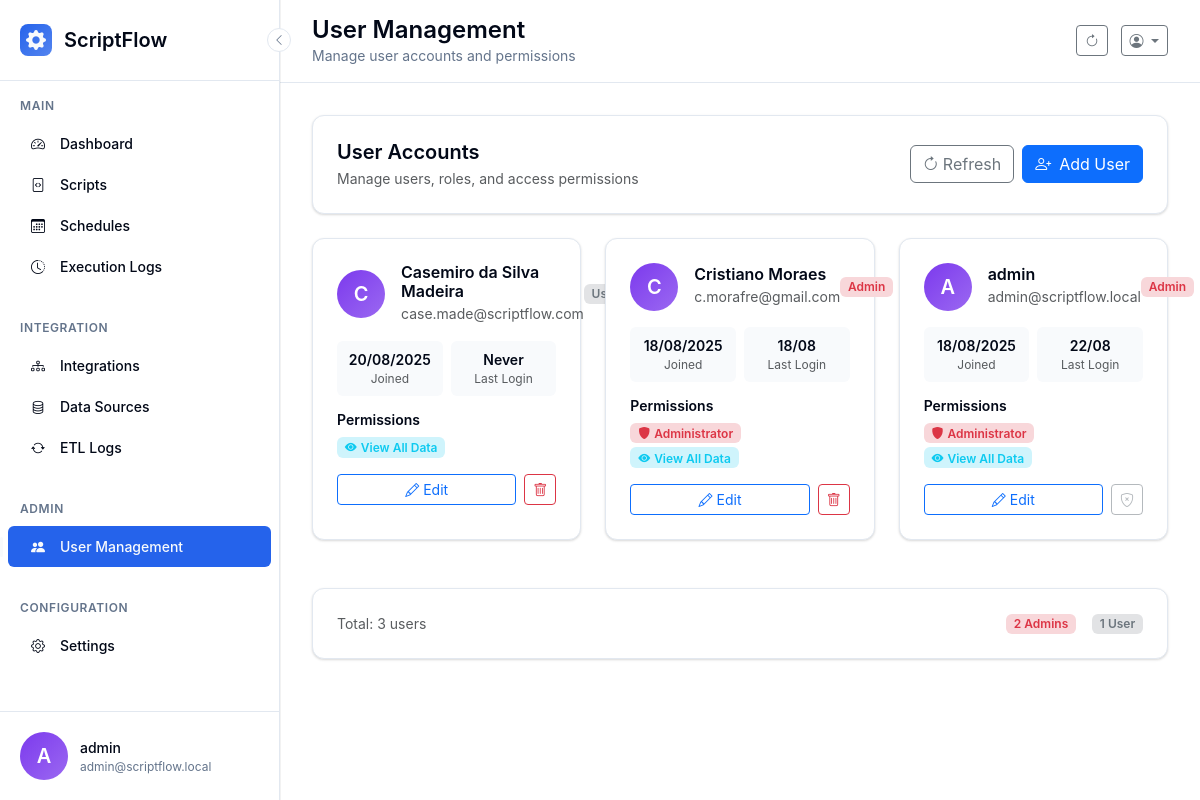
Page /admin/users (signed in) on the committed database.
### scriptflow.py (models this page shows, shortened)
class User(UserMixin, db.Model):
    __tablename__ = 'users'
    id = db.Column(db.Integer, primary_key=True)
    username = db.Column(db.String(80), unique=True, nullable=False)
    email = db.Column(db.String(120), unique=True, nullable=False)
    password_hash = db.Column(db.String(255), nullable=False)
    is_admin = db.Column(db.Boolean, default=False, nullable=False)
    can_view_all_data = db.Column(db.Boolean, default=False, nullable=False)
    created_at = db.Column(db.DateTime, default=datetime.now)
    last_login = db.Column(db.DateTime)

### app/controllers/admin.py (the view)
    @admin_bp.route('/users')
    @login_required
    @admin_required
    def manage_users():
        users = User.query.order_by(User.created_at.desc()).all()
        return render_template('admin/users.html', users=users)

### templates/admin/users.html (shortened to what this page needs)
{% extends "base.html" %}
{% block page_title %}User Management{% endblock %}
{% block page_subtitle %}Manage user accounts and permissions{% endblock %}
{% block content %}
<div class="row mb-4">
    <div class="col-12">
        <div class="modern-card">
            <div class="d-flex justify-content-between align-items-center">
                <div>
                    <h5 class="mb-1 fw-semibold">User Accounts</h5>
                    <p class="text-muted mb-0 small">Manage users, roles, and access permissions</p>
                </div>
                <div class="d-flex gap-2">
                    <button class="btn btn-outline-secondary" onclick="refreshUsers()">
                        <i class="bi bi-arrow-clockwise me-1"></i>Refresh
                    </button>
                    <a href="{{ url_for('admin.create_user') }}" class="btn btn-primary">
                        <i class="bi bi-person-plus me-2"></i>Add User
                    </a>
                </div>
            </div>
        </div>
    </div>
</div>
{% if users %}
<div class="row">
    {% for user in users %}
    <div class="col-lg-4 col-md-6 mb-4">
        <div class="modern-card h-100">
            <div class="d-flex align-items-center mb-3">
                <div class="user-avatar me-3">
                    {{ user.username[0].upper() }}
                </div>
                <div class="flex-grow-1">
                    <h6 class="mb-0 fw-semibold">{{ user.username }}</h6>
                    <small class="text-muted">{{ user.email }}</small>
                </div>
                {% if user.is_admin %}
                <span class="badge bg-danger-subtle text-danger">Admin</span>
                {% else %}
                <span class="badge bg-secondary-subtle text-secondary">User</span>
                {% endif %}
            </div>
            <div class="mb-3">
                <div class="row g-2 text-center">
                    <div class="col-6">
                        <div class="p-2 bg-light rounded">
                            <div class="fw-semibold small">{{ user.created_at.strftime('%d/%m/%Y') if user.created_at else 'N/A' }}</div>
                            <div class="text-muted" style="font-size: 0.75rem;">Joined</div>
                        </div>
                    </div>
                    <div class="col-6">
                        <div class="p-2 bg-light rounded">
                            <div class="fw-semibold small">{{ user.last_login.strftime('%d/%m') if user.last_login else 'Never' }}</div>
                            <div class="text-muted" style="font-size: 0.75rem;">Last Login</div>
                        </div>
                    </div>
                </div>
            </div>
            <div class="mb-3">
                <h6 class="fw-semibold small mb-2">Permissions</h6>
                <div class="d-flex flex-wrap gap-1">
                    {% if user.is_admin %}
                    <span class="badge bg-danger-subtle text-danger">
                        <i class="bi bi-shield-fill me-1"></i>Administrator
                    </span>
                    {% endif %}
                    {% if user.can_view_all_data %}
                    <span class="badge bg-info-subtle text-info">
                        <i class="bi bi-eye-fill me-1"></i>View All Data
                    </span>
                    {% endif %}
                </div>
            </div>
            <div class="d-flex gap-2 mt-auto">
                <a href="{{ url_for('admin.edit_user', user_id=user.id) }}" class="btn btn-outline-primary btn-sm flex-grow-1">
                    <i class="bi bi-pencil me-1"></i>Edit
                </a>
                {% if user.id != current_user.id %}
                <button class="btn btn-outline-danger btn-sm" onclick="confirmDelete('{{ user.id }}', '{{ user.username }}', {{ user.is_admin|lower }})">
                    <i class="bi bi-trash"></i>
                </button>
                {% else %}
                <button class="btn btn-outline-secondary btn-sm" disabled title="Cannot delete your own account">
                    <i class="bi bi-shield-x"></i>
                </button>
                {% endif %}
            </div>
        </div>
    </div>
    {% endfor %}
</div>
<div class="row mt-4">
    <div class="col-12">
        <div class="modern-card">
            <div class="d-flex justify-content-between align-items-center">
                <div class="text-muted small">
                    Total: {{ users|length }} user{{ 's' if users|length != 1 else '' }}
                </div>
                <div class="d-flex gap-3">
                    {% set admin_count = users|selectattr('is_admin')|list|length %}
                    {% set regular_count = users|length - admin_count %}
                    <span class="badge bg-danger-subtle text-danger">{{ admin_count }} Admin{{ 's' if admin_count != 1 else '' }}</span>
                    <span class="badge bg-secondary-subtle text-secondary">{{ regular_count }} User{{ 's' if regular_count != 1 else '' }}</span>
                </div>
            </div>
        </div>
    </div>
</div>
{% endif %}
{% endblock %}

### templates/base.html (shortened to what this page needs)
<!DOCTYPE html>
<html lang="en">
<head>
    <link href="https://cdn.jsdelivr.net/npm/bootstrap@5.3.2/dist/css/bootstrap.min.css" rel="stylesheet">
    <link href="https://cdn.jsdelivr.net/npm/bootstrap-icons@1.11.0/font/bootstrap-icons.css" rel="stylesheet">
</head>
<body>
    <aside class="modern-sidebar" id="sidebar">
        <button class="sidebar-toggle" onclick="toggleSidebar()">
            <i class="bi bi-chevron-left"></i>
        </button>
        <div class="sidebar-header">
            <div class="sidebar-logo">
                <i class="bi bi-gear-fill"></i>
            </div>
            <div class="sidebar-title">ScriptFlow</div>
        </div>
        <nav class="sidebar-nav">
            <div class="nav-section">
                <div class="nav-section-title">Main</div>
                <a href="{{ url_for('main.dashboard') }}" class="nav-item{% if request.endpoint == 'main.dashboard' %} active{% endif %}">
                    <div class="nav-icon">
                        <i class="bi bi-speedometer2"></i>
                    </div>
                    <span class="nav-text">Dashboard</span>
                </a>
                <a href="{{ url_for('scripts.list_scripts') }}" class="nav-item{% if request.endpoint in ['scripts.list_scripts', 'scripts.upload_script', 'scripts.edit_script', 'scripts.view_script'] %} active{% endif %}">
                    <div class="nav-icon">
                        <i class="bi bi-file-code"></i>
                    </div>
                    <span class="nav-text">Scripts</span>
                </a>
                <a href="{{ url_for('schedules.list_schedules') }}" class="nav-item{% if request.endpoint in ['schedules.list_schedules', 'schedules.create_schedule', 'schedules.edit_schedule'] %} active{% endif %}">
                    <div class="nav-icon">
                        <i class="bi bi-calendar3"></i>
                    </div>
                    <span class="nav-text">Schedules</span>
                </a>
                <a href="{{ url_for('logs.list_logs') }}" class="nav-item{% if request.endpoint in ['logs.list_logs', 'logs.view_execution'] %} active{% endif %}">
                    <div class="nav-icon">
                        <i class="bi bi-clock-history"></i>
                    </div>
                    <span class="nav-text">Execution Logs</span>
                </a>
            </div>
            <div class="nav-section">
                <div class="nav-section-title">Integration</div>
                <a href="{{ url_for('integrations.list_integrations') }}" class="nav-item">
                    <div class="nav-icon">
                        <i class="bi bi-diagram-3"></i>
                    </div>
                    <span class="nav-text">Integrations</span>
                </a>
                <a href="{{ url_for('datasources.list_datasources') }}" class="nav-item{% if request.endpoint and 'datasources' in request.endpoint %} active{% endif %}">
                    <div class="nav-icon">
                        <i class="bi bi-database"></i>
                    </div>
                    <span class="nav-text">Data Sources</span>
                </a>
                <a href="{{ url_for('integrations.list_executions') }}" class="nav-item{% if request.endpoint == 'integrations.list_executions' or request.endpoint == 'integrations.view_execution' %} active{% endif %}">
                    <div class="nav-icon">
                        <i class="bi bi-arrow-repeat"></i>
                    </div>
                    <span class="nav-text">ETL Logs</span>
                </a>
            </div>
            {% if current_user.is_admin %}
            <div class="nav-section">
                <div class="nav-section-title">Admin</div>
                <a href="{{ url_for('admin.manage_users') }}" class="nav-item{% if request.endpoint in ['admin.manage_users', 'admin.create_user', 'admin.edit_user'] %} active{% endif %}">
                    <div class="nav-icon">
                        <i class="bi bi-people-fill"></i>
                    </div>
                    <span class="nav-text">User Management</span>
                </a>
            </div>
            {% endif %}
            <div class="nav-section">
                <div class="nav-section-title">Configuration</div>
                <a href="{{ url_for('main.settings') }}" class="nav-item{% if request.endpoint in ['main.settings', 'main.python_settings', 'main.terminal'] %} active{% endif %}">
                    <div class="nav-icon">
                        <i class="bi bi-gear"></i>
                    </div>
                    <span class="nav-text">Settings</span>
                </a>
            </div>
        </nav>
        <div class="sidebar-user" onclick="toggleUserMenu()">
            <div class="user-avatar">
                {{ current_user.username[0].upper() if current_user.username else 'U' }}
            </div>
            <div class="user-info">
                <div class="user-name">{{ current_user.username }}</div>
                <div class="user-email">{{ current_user.email if current_user.email else 'admin' }}</div>
            </div>
        </div>
    </aside>
    <main class="main-content" id="mainContent">
        <header class="main-header">
            <div>
                <h1 class="page-title">{% block page_title %}Dashboard{% endblock %}</h1>
                <p class="page-subtitle">{% block page_subtitle %}Welcome to ScriptFlow{% endblock %}</p>
            </div>
            <div>
                <button class="btn btn-outline-secondary btn-sm me-2" onclick="location.reload()">
                    <i class="bi bi-arrow-clockwise"></i>
                </button>
                <div class="dropdown d-inline-block">
                    <button class="btn btn-outline-secondary btn-sm dropdown-toggle" type="button" data-bs-toggle="dropdown">
                        <i class="bi bi-person-circle"></i>
                    </button>
                </div>
            </div>
        </header>
        <div class="content-area">
            {% block content %}{% endblock %}
        </div>
    </main>
</body>
</html>

### rows in the picture
User: username "A", username "admin", email "admin@scriptflow.local", is_admin "Admin", created_at "18/08/2025", last_login "22/08", can_view_all_data True (drawn)
User: username "C", username "Casemiro da Silva Madeira", email "case.made@scriptflow.com", is_admin "User", created_at "20/08/2025", last_login "Never", can_view_all_data True (drawn)
User: username "C", username "Cristiano Moraes", email "c.morafre@gmail.com", is_admin "Admin", created_at "18/08/2025", last_login "18/08", can_view_all_data True (drawn)

### other values in the picture
{{ users|length }} "3"
{{ 's' if users|length != 1 else '' }} "s"
{{ admin_count }} "2"
{{ 's' if admin_count != 1 else '' }} "s"
{{ regular_count }} "1"
